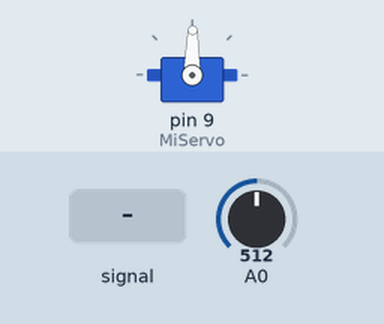
Simulated run of this sketch. Board: Arduino Uno, built with avr-gcc and run on an emulated ATmega328P. Parts: servo. Inputs (shaded band) come from the test bench; at power-on: A0 = 512. What the sketch prints to the serial monitor is not drawn.

Above: at 1.2 s.
1.3 s: A0 fed a 200 Hz sine of ±81 counts around its level
At 1.45 s:
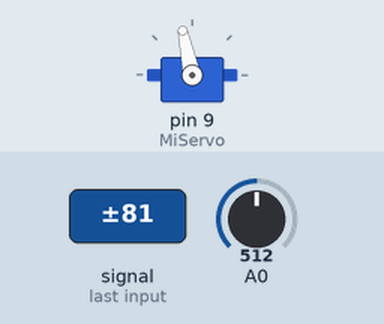
4.3 s: A0 set to 716
5.8 s: A0 set to 900
At 7.0 s:
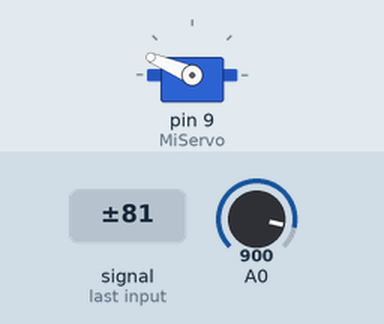
7.3 s: A0 set to 1023
At 8.1 s:
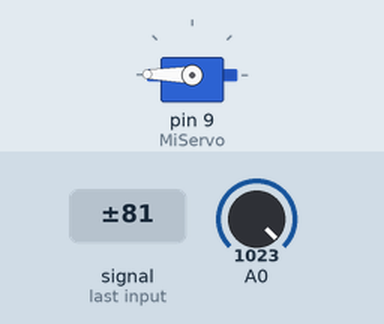
8.8 s: A0 set to 306
At 9.2 s:
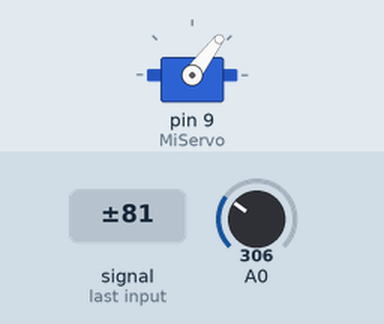
10.3 s: A0 set to 122
At 11.6 s:
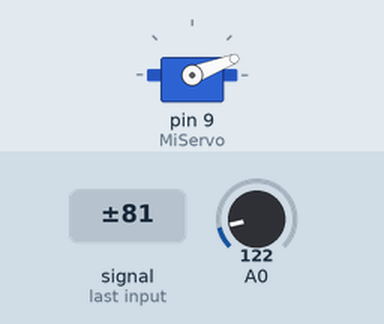
Timing chart, 0 to 12.8 s (numbered marks = the images above; inputs shaded):
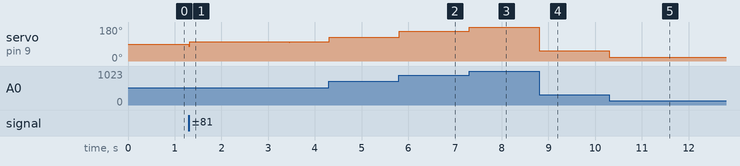

The sketch:

Servo_lectura_limpia.ino
```cpp
/*
 * By: Erick M. Sirpa
 * Conexiones:
 * Servomotor - pin 9
 * Potenciometro - pin A0
 */

#include <Servo.h>

int Lecturas[10]; //Vector de lecturas.
int Val, i = 0, Total = 0, Promedio = 0;
Servo MiServo;

void setup(){
MiServo.attach(9);
Serial.begin(9600);
for(i=0; i< 10; i++) //Inicialización del vector.
Lecturas[i] = 0;
i=0;
}

void loop(){
//Sustrae el total con la lectura inmediata anterior
Total = Total - Lecturas[i];
//Agrega una lectura a la posición actual dentro del vector
Lecturas[i] = analogRead(A0);
//Realiza la sumatoria entre lecturas
Total = Total + Lecturas[i];
i = i + 1;
//Calcula el promedio y envía el resultado al servomotor
if (i >= 10){
i = 0;
Promedio = Total / 10;
Val = map(Promedio, 0, 1023, 0, 179);
MiServo.write(Val);
Serial.println(Val, DEC);
}
}
```

Measured:
- after the input at 1.3 s, servo on pin 9 (MiServo): 89° → 102° at once
- after the input at 5.8 s, servo on pin 9 (MiServo): 125° → 157° at once
- after the input at 7.3 s, servo on pin 9 (MiServo): 157° → 179° at once
- after the input at 8.8 s, servo on pin 9 (MiServo): 179° → 53° at once
- after the input at 10.3 s, servo on pin 9 (MiServo): 53° → 21° at once
